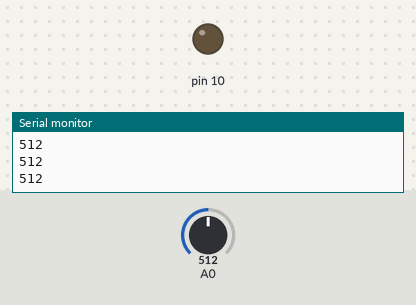
Simulated run of this sketch. Board: Arduino Uno, built with avr-gcc and run on an emulated ATmega328P. Shown: output pins drawn as LEDs (lit = HIGH), the last lines printed to the serial monitor. The inputs (shaded band) are chosen by the test bench; at power-on: A0 = 512.

Above: at 1.2 s.
1.3 s: A0 set to 525
At 2.3 s:
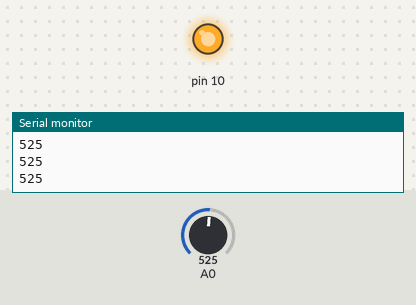
3.1 s: A0 set to 511
At 3.8 s:
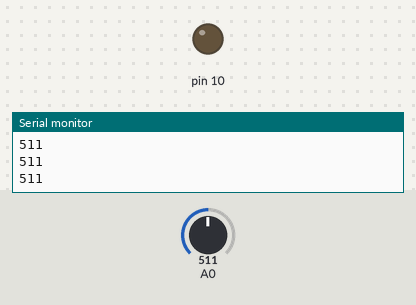
4.9 s: A0 set to 716
At 6.5 s:
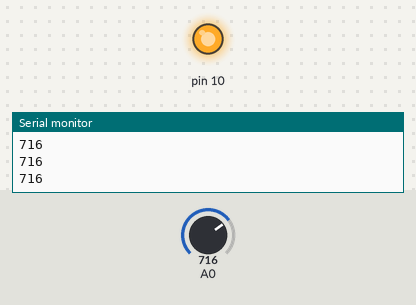
Timing chart, 0 to 8.0 s (numbered marks = the images above; inputs shaded):
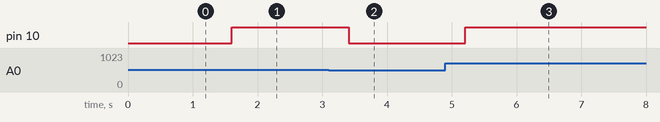

Measured:
- the behaviour switches between 512 and 513 on A0 (found by bisection; images 0 and 1)
- after the input at 1.3 s, pin 10: LOW → HIGH after 0.30 s
- after the input at 3.1 s, pin 10: HIGH → LOW after 0.31 s
- after the input at 4.9 s, pin 10: LOW → HIGH after 0.31 s

The sketch:

nightlight.ino
```cpp
void setup() {
  pinMode(10, OUTPUT);
  Serial.begin(9600);
}

int first;

void loop() {
  int reading = analogRead(0);
  Serial.println(reading);
  if (!first) {
    first = reading;
  } else if (reading < first && reading > first - 3) {
    first = reading;
  } else {
    delay(200);
    if (reading > first) {
      digitalWrite(10, HIGH);
    } else {
      digitalWrite(10, LOW);
    }
  }
  // put your main code here, to run repeatedly:
}
```
